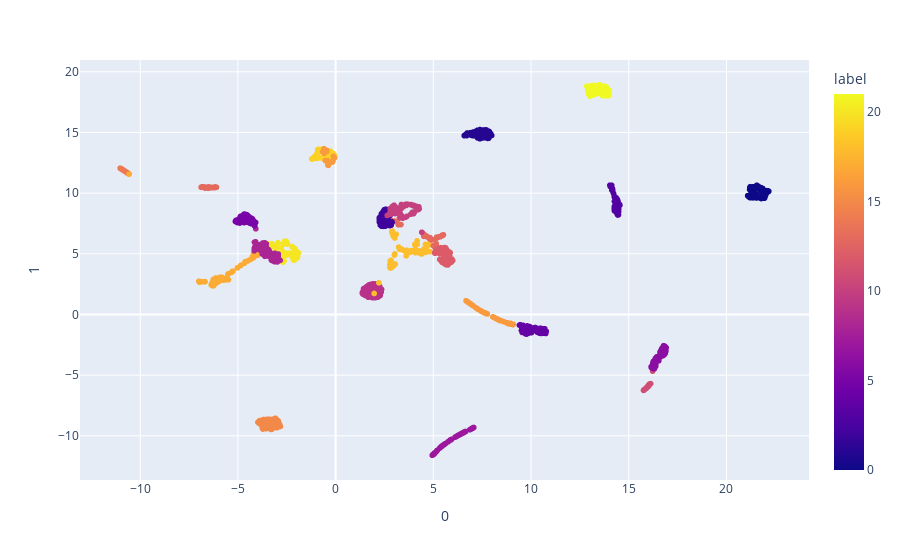

This figure's notebook cell:
### Markdown cell above
# UMAP #

### Code cell
from umap import UMAP
umap_2d = umap.UMAP(n_components=2, init='random', random_state=0)
proj_2d = umap_2d.fit_transform(df_std)
fig_2d = px.scatter(
    proj_2d, x=0, y=1,
    color=df['label'], labels={'color': 'label'}
)
fig_2d.show()

### Figure 1 — Plotly figure (JSON) as saved in the notebook; plotly's stock layout.template omitted (floating-point values rounded to 4 significant figures; data arrays with more than 128 entries replaced by an {"elided": "..."} marker saying what was removed)
{"data": [{"hovertemplate": "0=%{x}<br>1=%{y}<br>label=%{marker.color}<extra></extra>", "legendgroup": "", "marker": {"color": {"elided": "1941 int values"}, "coloraxis": "coloraxis", "symbol": "circle"}, "mode": "markers", "name": "", "showlegend": false, "type": "scattergl", "x": {"elided": "1941 float values"}, "xaxis": "x", "y": {"elided": "1941 float values"}, "yaxis": "y"}], "layout": {"coloraxis": {"colorbar": {"title": {"text": "label"}}, "colorscale": [[0, "#0d0887"], [0.1111, "#46039f"], [0.2222, "#7201a8"], [0.3333, "#9c179e"], [0.4444, "#bd3786"], [0.5556, "#d8576b"], [0.6667, "#ed7953"], [0.7778, "#fb9f3a"], [0.8889, "#fdca26"], [1, "#f0f921"]]}, "legend": {"tracegroupgap": 0}, "margin": {"t": 60}, "xaxis": {"anchor": "y", "domain": [0, 1], "title": {"text": "0"}}, "yaxis": {"anchor": "x", "domain": [0, 1], "title": {"text": "1"}}}}
